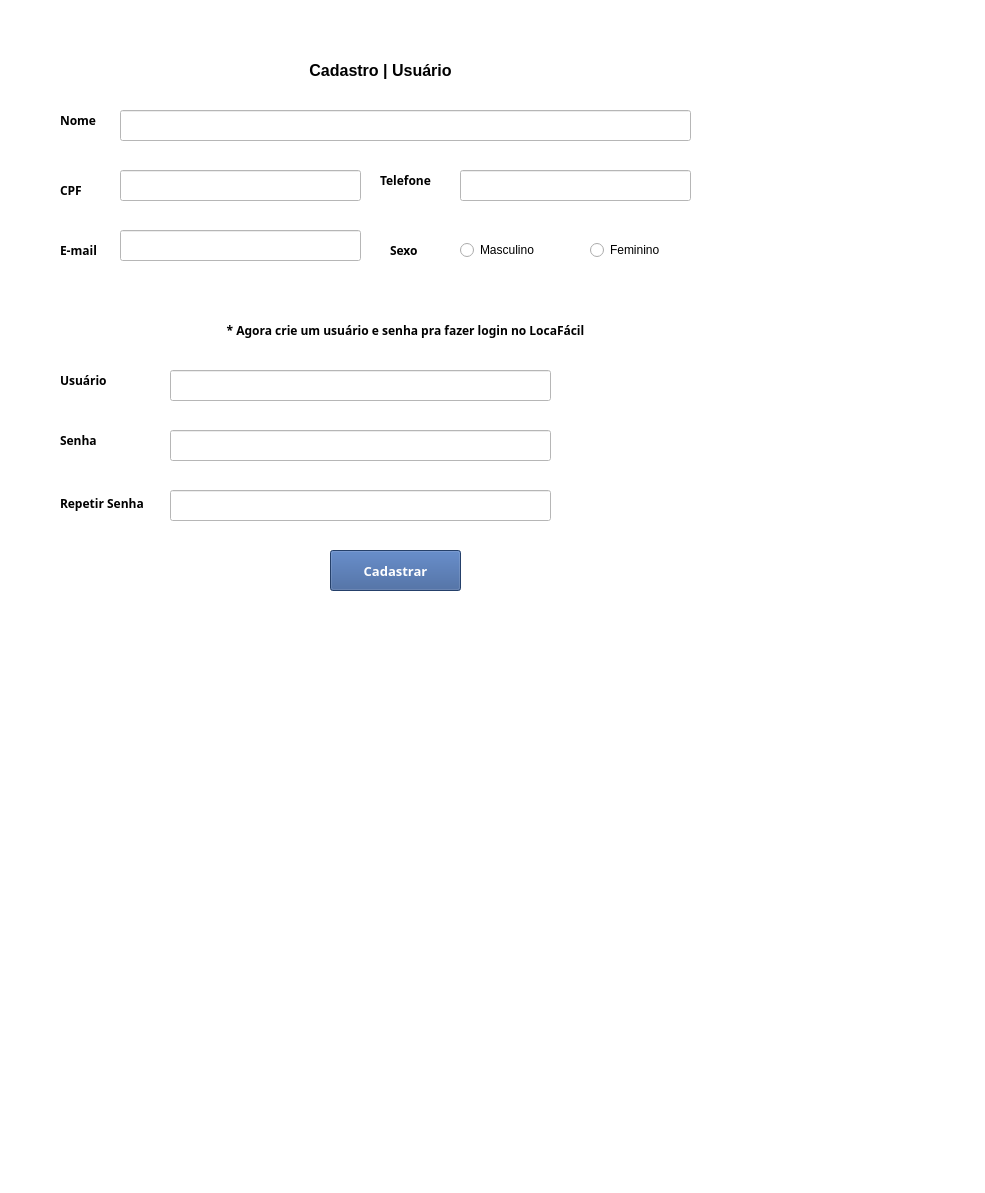
<?xml version="1.0" encoding="UTF-8"?>
<ui version="4.0">
 <class>MainWindow</class>
 <widget class="QMainWindow" name="MainWindow">
  <property name="geometry">
   <rect>
    <x>0</x>
    <y>0</y>
    <width>985</width>
    <height>1193</height>
   </rect>
  </property>
  <property name="windowTitle">
   <string>MainWindow</string>
  </property>
  <property name="styleSheet">
   <string notr="true">background-color: rgb(255, 255, 255);</string>
  </property>
  <widget class="QWidget" name="centralwidget">
   <widget class="QLabel" name="label_5">
    <property name="geometry">
     <rect>
      <x>60</x>
      <y>100</y>
      <width>59</width>
      <height>40</height>
     </rect>
    </property>
    <property name="font">
     <font>
      <family>Gadugi</family>
      <pointsize>9</pointsize>
      <weight>75</weight>
      <bold>true</bold>
     </font>
    </property>
    <property name="text">
     <string>Nome</string>
    </property>
   </widget>
   <widget class="QLineEdit" name="lineEdit_5">
    <property name="geometry">
     <rect>
      <x>120</x>
      <y>110</y>
      <width>571</width>
      <height>31</height>
     </rect>
    </property>
   </widget>
   <widget class="QLabel" name="label">
    <property name="geometry">
     <rect>
      <x>280</x>
      <y>40</y>
      <width>201</width>
      <height>61</height>
     </rect>
    </property>
    <property name="font">
     <font>
      <family>MS Sans Serif</family>
      <pointsize>12</pointsize>
      <weight>75</weight>
      <bold>true</bold>
     </font>
    </property>
    <property name="styleSheet">
     <string notr="true">background-color: rgb(255, 255, 255);</string>
    </property>
    <property name="text">
     <string>Cadastro | Usuário</string>
    </property>
    <property name="alignment">
     <set>Qt::AlignCenter</set>
    </property>
   </widget>
   <widget class="QLabel" name="label_6">
    <property name="geometry">
     <rect>
      <x>60</x>
      <y>170</y>
      <width>41</width>
      <height>40</height>
     </rect>
    </property>
    <property name="font">
     <font>
      <family>Gadugi</family>
      <pointsize>9</pointsize>
      <weight>75</weight>
      <bold>true</bold>
     </font>
    </property>
    <property name="text">
     <string>CPF</string>
    </property>
   </widget>
   <widget class="QLabel" name="label_7">
    <property name="geometry">
     <rect>
      <x>380</x>
      <y>160</y>
      <width>71</width>
      <height>40</height>
     </rect>
    </property>
    <property name="font">
     <font>
      <family>Gadugi</family>
      <pointsize>9</pointsize>
      <weight>75</weight>
      <bold>true</bold>
     </font>
    </property>
    <property name="text">
     <string>Telefone</string>
    </property>
   </widget>
   <widget class="QLineEdit" name="lineEdit_7">
    <property name="geometry">
     <rect>
      <x>120</x>
      <y>170</y>
      <width>241</width>
      <height>31</height>
     </rect>
    </property>
   </widget>
   <widget class="QLineEdit" name="lineEdit_8">
    <property name="geometry">
     <rect>
      <x>460</x>
      <y>170</y>
      <width>231</width>
      <height>31</height>
     </rect>
    </property>
   </widget>
   <widget class="QLabel" name="label_8">
    <property name="geometry">
     <rect>
      <x>60</x>
      <y>230</y>
      <width>41</width>
      <height>40</height>
     </rect>
    </property>
    <property name="font">
     <font>
      <family>Gadugi</family>
      <pointsize>9</pointsize>
      <weight>75</weight>
      <bold>true</bold>
     </font>
    </property>
    <property name="text">
     <string>E-mail</string>
    </property>
   </widget>
   <widget class="QLineEdit" name="lineEdit_9">
    <property name="geometry">
     <rect>
      <x>120</x>
      <y>230</y>
      <width>241</width>
      <height>31</height>
     </rect>
    </property>
   </widget>
   <widget class="QLabel" name="label_9">
    <property name="geometry">
     <rect>
      <x>390</x>
      <y>230</y>
      <width>41</width>
      <height>40</height>
     </rect>
    </property>
    <property name="font">
     <font>
      <family>Gadugi</family>
      <pointsize>9</pointsize>
      <weight>75</weight>
      <bold>true</bold>
     </font>
    </property>
    <property name="text">
     <string>Sexo</string>
    </property>
   </widget>
   <widget class="QRadioButton" name="radioButton">
    <property name="geometry">
     <rect>
      <x>460</x>
      <y>240</y>
      <width>95</width>
      <height>20</height>
     </rect>
    </property>
    <property name="text">
     <string>Masculino</string>
    </property>
   </widget>
   <widget class="QRadioButton" name="radioButton_2">
    <property name="geometry">
     <rect>
      <x>590</x>
      <y>240</y>
      <width>95</width>
      <height>20</height>
     </rect>
    </property>
    <property name="text">
     <string>Feminino</string>
    </property>
   </widget>
   <widget class="QPushButton" name="pushButton">
    <property name="geometry">
     <rect>
      <x>330</x>
      <y>550</y>
      <width>131</width>
      <height>41</height>
     </rect>
    </property>
    <property name="font">
     <font>
      <family>Gadugi</family>
      <pointsize>10</pointsize>
      <weight>75</weight>
      <bold>true</bold>
     </font>
    </property>
    <property name="cursor">
     <cursorShape>PointingHandCursor</cursorShape>
    </property>
    <property name="styleSheet">
     <string notr="true">background-color: #345995;
color: #FFFFFF;</string>
    </property>
    <property name="text">
     <string>Cadastrar</string>
    </property>
   </widget>
   <widget class="QLabel" name="label_10">
    <property name="geometry">
     <rect>
      <x>60</x>
      <y>360</y>
      <width>59</width>
      <height>40</height>
     </rect>
    </property>
    <property name="font">
     <font>
      <family>Gadugi</family>
      <pointsize>9</pointsize>
      <weight>75</weight>
      <bold>true</bold>
     </font>
    </property>
    <property name="text">
     <string>Usuário</string>
    </property>
   </widget>
   <widget class="QLineEdit" name="lineEdit_10">
    <property name="geometry">
     <rect>
      <x>170</x>
      <y>430</y>
      <width>381</width>
      <height>31</height>
     </rect>
    </property>
   </widget>
   <widget class="QLineEdit" name="lineEdit_11">
    <property name="geometry">
     <rect>
      <x>170</x>
      <y>370</y>
      <width>381</width>
      <height>31</height>
     </rect>
    </property>
   </widget>
   <widget class="QLabel" name="label_11">
    <property name="geometry">
     <rect>
      <x>60</x>
      <y>420</y>
      <width>59</width>
      <height>40</height>
     </rect>
    </property>
    <property name="font">
     <font>
      <family>Gadugi</family>
      <pointsize>9</pointsize>
      <weight>75</weight>
      <bold>true</bold>
     </font>
    </property>
    <property name="text">
     <string>Senha</string>
    </property>
   </widget>
   <widget class="QLineEdit" name="lineEdit_12">
    <property name="geometry">
     <rect>
      <x>170</x>
      <y>490</y>
      <width>381</width>
      <height>31</height>
     </rect>
    </property>
   </widget>
   <widget class="QLabel" name="label_12">
    <property name="geometry">
     <rect>
      <x>60</x>
      <y>483</y>
      <width>101</width>
      <height>40</height>
     </rect>
    </property>
    <property name="font">
     <font>
      <family>Gadugi</family>
      <pointsize>9</pointsize>
      <weight>75</weight>
      <bold>true</bold>
     </font>
    </property>
    <property name="text">
     <string>Repetir Senha</string>
    </property>
   </widget>
   <widget class="QLabel" name="label_13">
    <property name="geometry">
     <rect>
      <x>140</x>
      <y>310</y>
      <width>531</width>
      <height>40</height>
     </rect>
    </property>
    <property name="font">
     <font>
      <family>Gadugi</family>
      <pointsize>9</pointsize>
      <weight>75</weight>
      <bold>true</bold>
     </font>
    </property>
    <property name="text">
     <string>* Agora crie um usuário e senha pra fazer login no LocaFácil</string>
    </property>
    <property name="alignment">
     <set>Qt::AlignCenter</set>
    </property>
   </widget>
  </widget>
  <widget class="QStatusBar" name="statusbar"/>
 </widget>
 <resources/>
 <connections/>
</ui>
